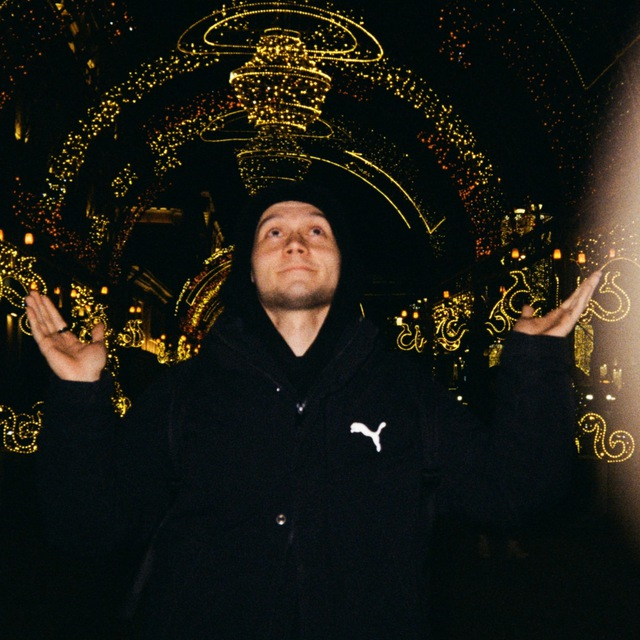
#> input picture ImageProcessing/PW_3/images/image_1.jpg, 640 x 640 px, found by its file name
$ jupyter execute PW_3.ipynb
#> lines starting #> are read from the running program, lines starting #| are printed output that depends on the picture
## Практическое задание №3 Выбор параметров квантования сигнала

**Цель**

Ознакомиться с понятием квантование и научиться квантовать непрерывную функцию изображения

[cell 1]
import numpy as np
from scipy import integrate
from matplotlib import pyplot as plt
from PIL import Image
from math import pi
import cv2
import math
import pandas as pd
from skimage.metrics import structural_similarity as ssim

[cell 2]
width = 22.5 # mm
resolution = 6000 #px
fs = round((width/ resolution), 4)
period = round(1 / fs, 3)

print(fs)
print(period)

[cell 3]
def sin(x, frequency, phase):
    return 0.5 + 0.5*np.sin(frequency * x*np.pi + phase)

[cell 4]
def get_image(y):
    print(min(y),max(y))
    y = np.array(y)*255
    x = np.array([y for _ in range(301)])
    data = Image.fromarray(x)
    plt.imshow(data)
    #plt.axis("off")
    plt.show()

[cell 5]
def get_mat(y):
    y = np.array(y)*255
    x = np.array([y for _ in range(301)])
    return x

[cell 6]
def discretization(freq, phase):
    height = 300
    y = []
    x = 0.0
    print(freq)
    while x < 1/fs * height:
        y0 = integrate.quad(lambda x: sin(x, freq, phase), x, x+1/fs)[0]/period
        y.append(round(y0,2))
        x += 1/fs

    get_image(y)
    return y

[cell 7]
pars = [1/5, 1/3, 1/2, 1, 1.41, 2, 3, 4, 5, 6,7,10]
list_sample = []
for i, par  in enumerate(pars):
    list_sample.append(discretization(par*fs, 0))
#> this loop made 12 passes
#> pass 1, in get_image, `data = Image.fromarray(x)`:
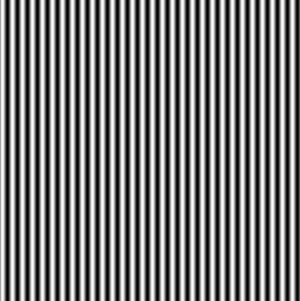
#> data: PIL image 300x301 F; min 2.55, max 252.4, mean 127.5
#> pass 3, in get_image (call 3), `data = Image.fromarray(x)`:
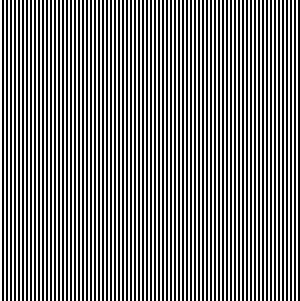
#> data: PIL image 300x301 F; values 45.9 (black) and 209.1 (white), 50% white in thin lines or dots

[cell 8]
for i, par  in enumerate(pars):
    discretization(par*fs, 1)
#> this loop made 12 passes
#> pass 1, in get_image (call 13), `data = Image.fromarray(x)`:
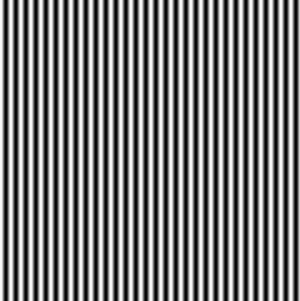
#> data: PIL image 300x301 F; min 5.1, max 249.9, mean 127.5
#> pass 2, in get_image (call 14), `data = Image.fromarray(x)`:
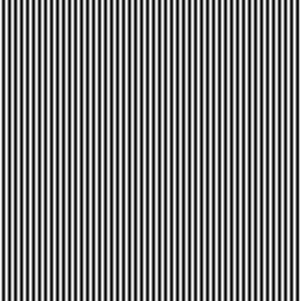
#> data: PIL image 300x301 F; min 5.1, max 249.9, mean 127.5
#> pass 3, in get_image (call 15), `data = Image.fromarray(x)`:
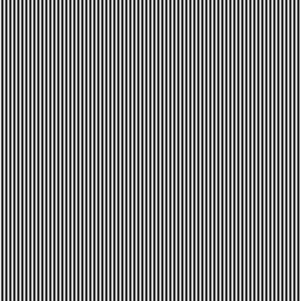
#> data: PIL image 300x301 F; min 15.3, max 239.7, mean 127.5

[cell 9]
# метрика MSE
def MSE(img1, img2):
    return np.mean((img1 - img2)**2)

[cell 10]
# метрика PSNR
def PSNR(img1, img2):
    # img1 and img2 have range [0, 255]
    img1 = img1.astype(np.float64)
    img2 = img2.astype(np.float64)
    mse = MSE(img1, img2)
    if mse == 0:
        return float('inf')
    return 20 * math.log10(255.0 / math.sqrt(mse))

[cell 11]
# метрика SSIM
def SSIM(img1, img2):
    C1 = (0.01 * 255)**2
    C2 = (0.03 * 255)**2

    img1 = img1.astype(np.float64)
    img2 = img2.astype(np.float64)
    kernel = cv2.getGaussianKernel(11, 1.5)
    window = np.outer(kernel, kernel.transpose())

    mu1 = cv2.filter2D(img1, -1, window)[5:-5, 5:-5]  # valid
    mu2 = cv2.filter2D(img2, -1, window)[5:-5, 5:-5]
    mu1_sq = mu1**2
    mu2_sq = mu2**2
    mu1_mu2 = mu1 * mu2
    sigma1_sq = cv2.filter2D(img1**2, -1, window)[5:-5, 5:-5] - mu1_sq
    sigma2_sq = cv2.filter2D(img2**2, -1, window)[5:-5, 5:-5] - mu2_sq
    sigma12 = cv2.filter2D(img1 * img2, -1, window)[5:-5, 5:-5] - mu1_mu2

    ssim_map = ((2 * mu1_mu2 + C1) * (2 * sigma12 + C2)) / ((mu1_sq + mu2_sq + C1) *
                                                            (sigma1_sq + sigma2_sq + C2))
    return ssim_map.mean()

[cell 12]
# Равноменое квантование
def quantize_uniform(x, quant_min=0.0, quant_max=1.0, quant_level=2):

    x_normalize = (x-quant_min) * (quant_level-1) / (quant_max-quant_min)
    x_normalize[x_normalize > quant_level - 1] = quant_level - 1
    x_normalize[x_normalize < 0] = 0
    x_normalize_quant = np.around(x_normalize)
    x_quant = (x_normalize_quant) * (quant_max-quant_min) / (quant_level-1) + quant_min
    return x_quant

Число уровней квантования задается следующее 2, 8, 32, 64, 128 и 256.

[cell 13]
lvl_quant = [2, 8, 32, 64, 128, 256]

[cell 14]
# 1 изображение
def get_statistics(im, check = True, quant_min=0.1, quant_max=.9):
    MSE_ = ['MSE']
    PSNR_ = ['PSNR']
    SSIM_ = ['SSIM']
    f  = plt.figure(figsize=(60,60))
    # отображение изображений
    for i, lvl in enumerate(lvl_quant):
        img = quantize_uniform(np.array(im),quant_min=quant_min, quant_max=quant_max, quant_level=lvl)
        MSE_.append(MSE(np.array(im), np.array(img)))
        PSNR_.append(PSNR(np.array(im), np.array(img)))
        SSIM_.append(ssim(np.array(im), np.array(img)))

        f.add_subplot(1,13, i+1)
        plt.grid(False)
        if check:
            plt.imshow(get_mat(img), cmap='gray')
        else:
            plt.imshow(img, cmap='gray')
    # отображение метрик
    df = pd.DataFrame(({'func':[], 'LV_2': [], 'LV_8': [], 'LV_32': [],'LV_64': [], 'LV_128': [], 'LV_256': []}))
    df.loc[ len(df.index )] = MSE_
    df.loc[ len(df.index )] = PSNR_
    df.loc[ len(df.index )] = SSIM_
    plt.show()
    print(df)

    return df

[cell 15]
pd.options.display.expand_frame_repr = False

Cгенерировать синусоидальный сигнал и провести его
дискретизацию и квантование.

 Границы интервала квантования [0; 1]

[cell 16]
list_df = []
for im in list_sample:
    list_df.append(get_statistics(im, quant_min=0., quant_max=1.))
#> this loop made 12 passes
#> pass 1, in get_statistics, `plt.show()`:
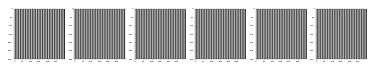
#> figure drawn by matplotlib, 6 panels

 Границы интервала квантования [0.1; 0.9]

[cell 17]
list_df = []
for im in list_sample:
    list_df.append(get_statistics(im, quant_min=0.1, quant_max=0.9))

[cell 18]
import random

[cell 19]
# неравномерное квантование

def irregularly_quantization(y, low_thresh = 1, high_thresh =255, count = 2) :
    mss = []
    levels = []
    i = 0
    levels.append(low_thresh)
    h,w = y.shape
    y = y.flatten()

    while low_thresh < high_thresh:
        check = count - i
        if (check > 1):
            offset = ((high_thresh - low_thresh) / (count - i)) / 2
            ran = random.uniform(-offset, offset)
            low_thresh += ran
        else:
            low_thresh = high_thresh
        levels.append(low_thresh)
        i+=1


    for i in y:
        for j in range(len(levels)):
            if i < levels[j]:
                if i < (levels[j-1] + levels[j]) / 2:
                    mss.append(levels[j-1])
                    break
                else:
                    mss.append(levels[j])
                    break

    return np.reshape(np.array(mss),(h,w))

[cell 20]
# получение гистограммы
def getHist(img):
    plt.hist(img.ravel(), 256, [0, 256])
    plt.show()

[cell 21]
image_path = r'E:\GitHub\Mag_2_semester\ImageProcessing\PW_3\images\image_1.jpg'
image = cv2.imread(image_path)
#> image is the input picture: shape (640, 640, 3); mean B, G, R 20.6, 27.3, 27.4
image = cv2.cvtColor(image, cv2.COLOR_BGR2GRAY)
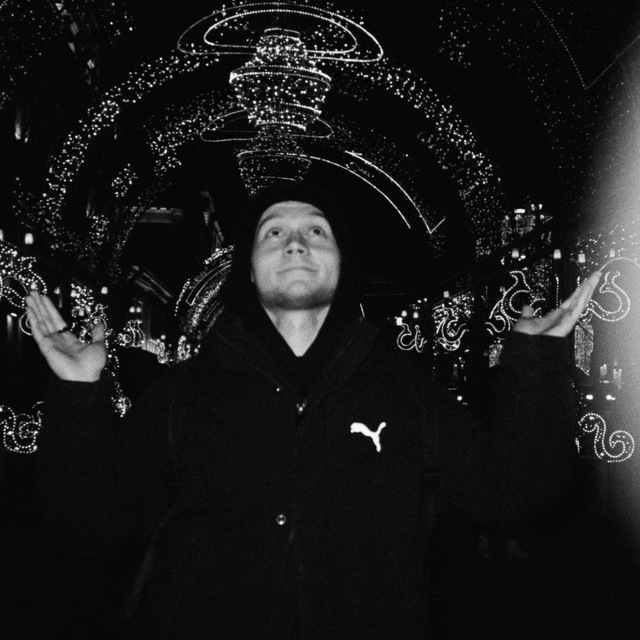
#> image: shape (640, 640); min 0, max 254, mean 26.6
plt.imshow(image, cmap = 'gray')
plt.show()
getHist(image)
#> in getHist, `plt.show()`:
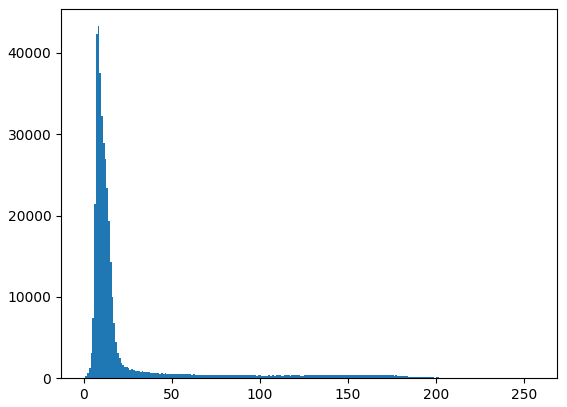
#> figure drawn by matplotlib, 1 panel; tallest bar 43289 high, from x = 8 to 9

[cell 22]
df_img=irregularly_quantization(image, low_thresh = 0, high_thresh =255, count = 8)
#> the loop in irregularly_quantization, `for i in y:` made 409600 passes
#> i on passes 1 to 3: 6, 8, 4
#> after the loop in irregularly_quantization, `for i in y:`: mss = 409600 items
#> in irregularly_quantization, `return np.reshape(np.array(mss),(h,w))`:
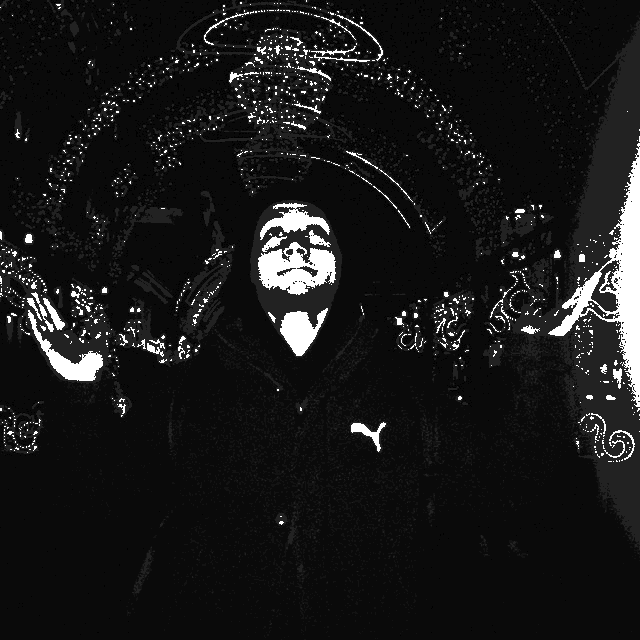
#> returned value: shape (640, 640) float64; min 0, max 255, mean 26.1
plt.imshow(df_img, cmap ='gray')
plt.show()
getHist(df_img)
#> in getHist (call 2), `plt.show()`:
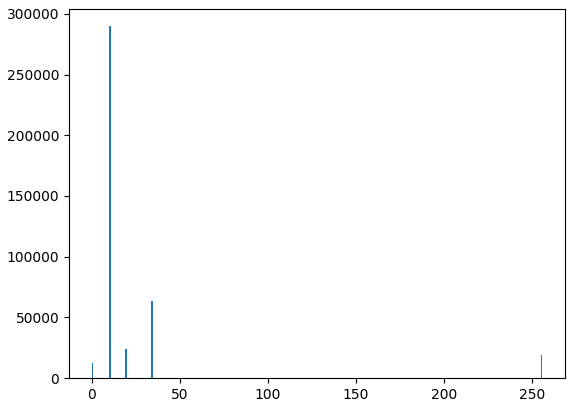
#> figure drawn by matplotlib, 1 panel; tallest bar 289784 high, from x = 10 to 11
